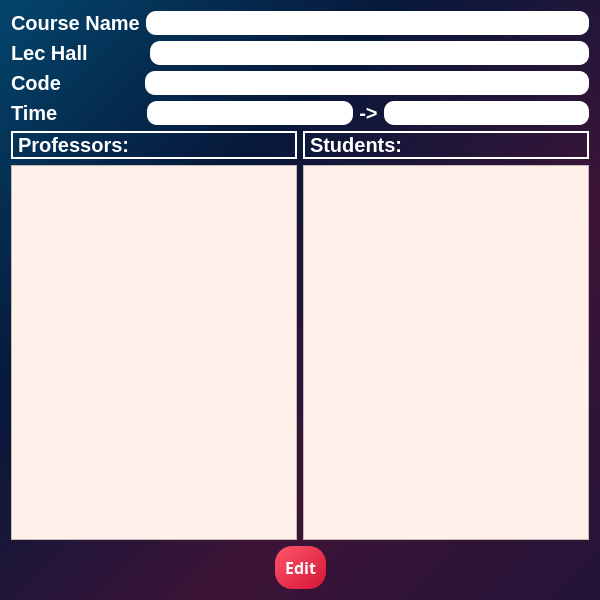
<?xml version="1.0" encoding="UTF-8"?>
<ui version="4.0">
 <class>CourseInfoPage</class>
 <widget class="QDialog" name="CourseInfoPage">
  <property name="geometry">
   <rect>
    <x>0</x>
    <y>0</y>
    <width>600</width>
    <height>600</height>
   </rect>
  </property>
  <property name="windowTitle">
   <string>Course Info Page</string>
  </property>
  <property name="styleSheet">
   <string notr="true">/*Copyright (c) DevSec Studio. All rights reserved.

MIT License

Permission is hereby granted, free of charge, to any person obtaining a copy
of this software and associated documentation files (the &quot;Software&quot;), to deal
in the Software without restriction, including without limitation the rights
to use, copy, modify, merge, publish, distribute, sublicense, and/or sell
copies of the Software, and to permit persons to whom the Software is
furnished to do so, subject to the following conditions:

The above copyright notice and this permission notice shall be included in all
copies or substantial portions of the Software.

THE SOFTWARE IS PROVIDED *AS IS*, WITHOUT WARRANTY OF ANY KIND, EXPRESS OR
IMPLIED, INCLUDING BUT NOT LIMITED TO THE WARRANTIES OF MERCHANTABILITY,
FITNESS FOR A PARTICULAR PURPOSE AND NONINFRINGEMENT. IN NO EVENT SHALL THE
AUTHORS OR COPYRIGHT HOLDERS BE LIABLE FOR ANY CLAIM, DAMAGES OR OTHER
LIABILITY, WHETHER IN AN ACTION OF CONTRACT, TORT OR OTHERWISE, ARISING FROM,
OUT OF OR IN CONNECTION WITH THE SOFTWARE OR THE USE OR OTHER DEALINGS IN THE SOFTWARE.
*/

/*-----QWidget-----*/
QWidget
{
	background: qlineargradient(x1:0, y1:0, x2:1, y2:1, stop:0 #04456c, stop:0.33 #06183a, stop:0.67 #3d1437, stop:1 #231437);

	color: #000000;
	border-color: #000000;

}


/*-----QLabel-----*/
QLabel
{
	background-color: #292f45;
	color: #b9b9bb;
	border-color: #000000;

}


/*-----QPushButton-----*/
QPushButton
{
	background-color: #f0742f;
	color: #fff;
	font-weight: bold;
	border-style: solid;
	border-width: 1px;
	border-radius: 17px;
	border-color: #f0742f;
	padding: 10px;

}


QPushButton::hover
{
	background-color: #fc7c11;
	color: #fff;

}


QPushButton::pressed
{
	background-color: #ff6b35;
	color: #fff;

}


/*-----QToolButton-----*/
QToolButton
{
	background-color: #292f45;
	color: #000000;
	border-style: solid;
	border-color: #000000;

}


QToolButton::hover
{
	background-color: #fc7c11;
	color: #000000;
	padding: 2px;
	border-radius: 15px;
	border-color: #fc7c11;

}


QToolButton::pressed
{
	background-color: #fc7c11;
	color: #000000;
	border-style: solid;
	border-width: 2px;

}


/*-----QLineEdit-----*/
QLineEdit{
	background-color: rgb(255, 255, 255);
	color: #b9b9bb;
	font-weight: bold;
	border-style: solid;
	border-width: 2px;
	border-top: 0px;
	border-left: 0px;
	border-right: 0px;
	border-color: #b9b9bb;
	padding: 10px;

}


/*-----QCheckBox-----*/
QCheckBox
{
	background-color: transparent;
	color: #b9b9bb;
	font-weight: bold;

}


QCheckBox::indicator
{
    color: #b1b1b1;
    background-color: #00111d;
    border: 1px solid #f0742f;
    width: 12px;
    height: 12px;

}


QCheckBox::indicator:checked
{
    image:url(&quot;./ressources/check.png&quot;); /*To replace*/
	background-color: #1f2b2b;
    border: 1px solid #f0742f;

}


QCheckBox::indicator:unchecked:hover
{
    border: 1px solid #f0742f;

}


QCheckBox::disabled
{
	color: #656565;

}


QCheckBox::indicator:disabled
{
	background-color: #656565;
	color: #656565;
    border: 1px solid #656565;

}
</string>
  </property>
  <layout class="QVBoxLayout" name="verticalLayout_3">
   <item>
    <layout class="QHBoxLayout" name="horizontalLayout" stretch="0,1">
     <item>
      <widget class="QLabel" name="label_3">
       <property name="font">
        <font>
         <pointsize>-1</pointsize>
         <bold>true</bold>
        </font>
       </property>
       <property name="styleSheet">
        <string notr="true">color:#ffffff;
 font-weight: bold;
background: None;
font-size: 20px;</string>
       </property>
       <property name="frameShape">
        <enum>QFrame::NoFrame</enum>
       </property>
       <property name="text">
        <string>Course Name</string>
       </property>
      </widget>
     </item>
     <item>
      <widget class="QLabel" name="nameLabel">
       <property name="font">
        <font>
         <pointsize>12</pointsize>
        </font>
       </property>
       <property name="autoFillBackground">
        <bool>false</bool>
       </property>
       <property name="styleSheet">
        <string notr="true">  position: relative;
  display: inline-block;
  height: 32px;
  width: 240px;
  margin: 0;
  padding: 0;
  background-color: #fff;
  border: none;
  border-radius: 10px;</string>
       </property>
       <property name="frameShape">
        <enum>QFrame::Box</enum>
       </property>
       <property name="text">
        <string/>
       </property>
       <property name="openExternalLinks">
        <bool>false</bool>
       </property>
      </widget>
     </item>
    </layout>
   </item>
   <item>
    <layout class="QHBoxLayout" name="horizontalLayout_5" stretch="0,1">
     <item>
      <widget class="QLabel" name="label_16">
       <property name="font">
        <font>
         <pointsize>-1</pointsize>
         <bold>true</bold>
        </font>
       </property>
       <property name="styleSheet">
        <string notr="true">color:#ffffff;
 font-weight: bold;
background: None;
font-size: 20px;</string>
       </property>
       <property name="frameShape">
        <enum>QFrame::NoFrame</enum>
       </property>
       <property name="text">
        <string>Lec Hall          </string>
       </property>
      </widget>
     </item>
     <item>
      <widget class="QLabel" name="lecHallLabel">
       <property name="font">
        <font>
         <pointsize>12</pointsize>
        </font>
       </property>
       <property name="autoFillBackground">
        <bool>false</bool>
       </property>
       <property name="styleSheet">
        <string notr="true">  position: relative;
  display: inline-block;
  height: 32px;
  width: 240px;
  margin: 0;
  padding: 0;
  background-color: #fff;
  border: none;
  border-radius: 10px;</string>
       </property>
       <property name="frameShape">
        <enum>QFrame::Box</enum>
       </property>
       <property name="text">
        <string/>
       </property>
       <property name="openExternalLinks">
        <bool>false</bool>
       </property>
      </widget>
     </item>
    </layout>
   </item>
   <item>
    <layout class="QHBoxLayout" name="horizontalLayout_7" stretch="0,1">
     <item>
      <widget class="QLabel" name="label_18">
       <property name="font">
        <font>
         <pointsize>-1</pointsize>
         <bold>true</bold>
        </font>
       </property>
       <property name="styleSheet">
        <string notr="true">color:#ffffff;
 font-weight: bold;
background: None;
font-size: 20px;</string>
       </property>
       <property name="frameShape">
        <enum>QFrame::NoFrame</enum>
       </property>
       <property name="text">
        <string>Code              </string>
       </property>
      </widget>
     </item>
     <item>
      <widget class="QLabel" name="codeLabel">
       <property name="font">
        <font>
         <pointsize>12</pointsize>
        </font>
       </property>
       <property name="autoFillBackground">
        <bool>false</bool>
       </property>
       <property name="styleSheet">
        <string notr="true">  position: relative;
  display: inline-block;
  height: 32px;
  width: 240px;
  margin: 0;
  padding: 0;
  background-color: #fff;
  border: none;
  border-radius: 10px;</string>
       </property>
       <property name="frameShape">
        <enum>QFrame::Box</enum>
       </property>
       <property name="text">
        <string/>
       </property>
       <property name="openExternalLinks">
        <bool>false</bool>
       </property>
      </widget>
     </item>
    </layout>
   </item>
   <item>
    <layout class="QHBoxLayout" name="horizontalLayout_3" stretch="0,1,0,1">
     <item>
      <widget class="QLabel" name="label_12">
       <property name="font">
        <font>
         <pointsize>-1</pointsize>
         <bold>true</bold>
        </font>
       </property>
       <property name="styleSheet">
        <string notr="true">color:#ffffff;
 font-weight: bold;
background: None;
font-size: 20px;</string>
       </property>
       <property name="frameShape">
        <enum>QFrame::NoFrame</enum>
       </property>
       <property name="text">
        <string>Time               </string>
       </property>
      </widget>
     </item>
     <item>
      <widget class="QLabel" name="dayLabel">
       <property name="font">
        <font>
         <pointsize>12</pointsize>
        </font>
       </property>
       <property name="autoFillBackground">
        <bool>false</bool>
       </property>
       <property name="styleSheet">
        <string notr="true">  position: relative;
  display: inline-block;
  height: 32px;
  width: 240px;
  margin: 0;
  padding: 0;
  background-color: #fff;
  border: none;
  border-radius: 10px;</string>
       </property>
       <property name="frameShape">
        <enum>QFrame::Box</enum>
       </property>
       <property name="lineWidth">
        <number>1</number>
       </property>
       <property name="text">
        <string/>
       </property>
       <property name="openExternalLinks">
        <bool>false</bool>
       </property>
      </widget>
     </item>
     <item>
      <widget class="QLabel" name="label">
       <property name="font">
        <font>
         <pointsize>-1</pointsize>
         <bold>true</bold>
        </font>
       </property>
       <property name="styleSheet">
        <string notr="true">color:#ffffff;
 font-weight: bold;
background: None;
font-size: 20px;</string>
       </property>
       <property name="text">
        <string>-&gt;</string>
       </property>
       <property name="alignment">
        <set>Qt::AlignCenter</set>
       </property>
      </widget>
     </item>
     <item>
      <widget class="QLabel" name="timeLabel">
       <property name="font">
        <font>
         <pointsize>12</pointsize>
        </font>
       </property>
       <property name="autoFillBackground">
        <bool>false</bool>
       </property>
       <property name="styleSheet">
        <string notr="true">  position: relative;
  display: inline-block;
  height: 32px;
  width: 240px;
  margin: 0;
  padding: 0;
  background-color: #fff;
  border: none;
  border-radius: 10px;</string>
       </property>
       <property name="frameShape">
        <enum>QFrame::Box</enum>
       </property>
       <property name="text">
        <string/>
       </property>
       <property name="openExternalLinks">
        <bool>false</bool>
       </property>
      </widget>
     </item>
    </layout>
   </item>
   <item>
    <layout class="QHBoxLayout" name="horizontalLayout_2">
     <item>
      <layout class="QVBoxLayout" name="verticalLayout_2">
       <item>
        <widget class="QLabel" name="label_6">
         <property name="font">
          <font>
           <pointsize>-1</pointsize>
           <bold>true</bold>
          </font>
         </property>
         <property name="styleSheet">
          <string notr="true">color:#ffffff;
 font-weight: bold;
background: None;
font-size: 20px;
border: 2px solid white;</string>
         </property>
         <property name="frameShape">
          <enum>QFrame::Box</enum>
         </property>
         <property name="text">
          <string>Professors:</string>
         </property>
        </widget>
       </item>
       <item>
        <widget class="QTableWidget" name="profInCourseTable">
         <property name="styleSheet">
          <string notr="true">QWidget {
    background-color: rgb(255, 241, 233);
    color: #ffffff;
 font-weight: bold;
}

QHeaderView::section {
    background-color: qlineargradient(spread:pad, x1:0, y1:0, x2:1, y2:1, stop:0 rgba(254, 86, 106, 255), stop:1 rgba(213, 21, 53, 255));
    padding: 4px;
    border: 1px solid #fffff8;
    font-size: 16pt;
}

QTableWidget {
    gridline-color: #fffff8;
    font-size: 14pt;
}

QTableView::item 
{
    font-size: 14pt;
	color: rgb(0, 0, 0);
    font-size: 14pt;
}
</string>
         </property>
         <property name="editTriggers">
          <set>QAbstractItemView::NoEditTriggers</set>
         </property>
         <property name="selectionMode">
          <enum>QAbstractItemView::SingleSelection</enum>
         </property>
         <property name="selectionBehavior">
          <enum>QAbstractItemView::SelectRows</enum>
         </property>
         <property name="sortingEnabled">
          <bool>true</bool>
         </property>
         <attribute name="horizontalHeaderStretchLastSection">
          <bool>true</bool>
         </attribute>
        </widget>
       </item>
      </layout>
     </item>
     <item>
      <layout class="QVBoxLayout" name="verticalLayout">
       <item>
        <widget class="QLabel" name="label_7">
         <property name="font">
          <font>
           <pointsize>-1</pointsize>
           <bold>true</bold>
          </font>
         </property>
         <property name="styleSheet">
          <string notr="true">color:#ffffff;
 font-weight: bold;
background: None;
font-size: 20px;
border: 2px solid white;</string>
         </property>
         <property name="frameShape">
          <enum>QFrame::Box</enum>
         </property>
         <property name="text">
          <string>Students:</string>
         </property>
        </widget>
       </item>
       <item>
        <widget class="QTableWidget" name="studentsInCourseTable">
         <property name="styleSheet">
          <string notr="true">QWidget {
    background-color: rgb(255, 241, 233);
    color: #ffffff;
 font-weight: bold;
}

QHeaderView::section {
    background-color: qlineargradient(spread:pad, x1:0, y1:0, x2:1, y2:1, stop:0 rgba(254, 86, 106, 255), stop:1 rgba(213, 21, 53, 255));
    padding: 4px;
    border: 1px solid #fffff8;
    font-size: 16pt;
}

QTableWidget {
    gridline-color: #fffff8;
    font-size: 14pt;
}

QTableView::item 
{
    font-size: 14pt;
	color: rgb(0, 0, 0);
    font-size: 14pt;
}
</string>
         </property>
         <property name="editTriggers">
          <set>QAbstractItemView::NoEditTriggers</set>
         </property>
         <property name="selectionMode">
          <enum>QAbstractItemView::SingleSelection</enum>
         </property>
         <property name="selectionBehavior">
          <enum>QAbstractItemView::SelectRows</enum>
         </property>
         <property name="sortingEnabled">
          <bool>true</bool>
         </property>
         <attribute name="horizontalHeaderStretchLastSection">
          <bool>true</bool>
         </attribute>
        </widget>
       </item>
      </layout>
     </item>
    </layout>
   </item>
   <item>
    <layout class="QHBoxLayout" name="horizontalLayout_4">
     <item>
      <spacer name="horizontalSpacer_3">
       <property name="orientation">
        <enum>Qt::Horizontal</enum>
       </property>
       <property name="sizeHint" stdset="0">
        <size>
         <width>40</width>
         <height>20</height>
        </size>
       </property>
      </spacer>
     </item>
     <item>
      <widget class="QPushButton" name="editPushButton">
       <property name="font">
        <font>
         <family>Gilroy</family>
         <pointsize>12</pointsize>
         <bold>true</bold>
        </font>
       </property>
       <property name="styleSheet">
        <string notr="true">background: qlineargradient(spread:pad, x1:0, y1:0, x2:1, y2:1, stop:0 rgba(254, 86, 106, 255), stop:1 rgba(213, 21, 53, 255));
border: none;
font-family: Gilroy,sans-serif;
</string>
       </property>
       <property name="text">
        <string>Edit</string>
       </property>
      </widget>
     </item>
     <item>
      <spacer name="horizontalSpacer_4">
       <property name="orientation">
        <enum>Qt::Horizontal</enum>
       </property>
       <property name="sizeHint" stdset="0">
        <size>
         <width>40</width>
         <height>20</height>
        </size>
       </property>
      </spacer>
     </item>
    </layout>
   </item>
  </layout>
 </widget>
 <resources/>
 <connections/>
</ui>
